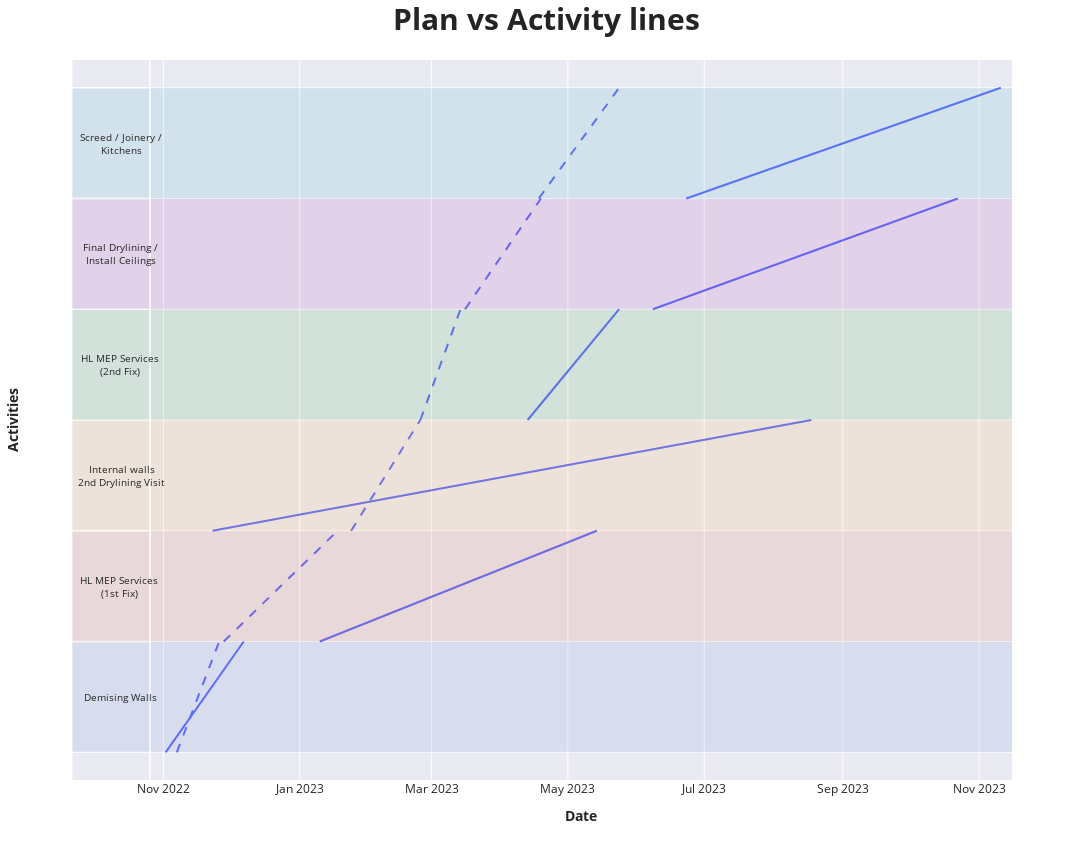

Notebook code for this chart:
### Code cell
plot_making(north_wp_dates[i], interest_floors_Dates_A[6*0:6*0+6])

### Figure 1 — Plotly figure (JSON) as saved in the notebook; plotly's stock layout.template omitted (floating-point values rounded to 4 significant figures)
{"data": [{"customdata": [["2022-11-07", "2022-11-25", "Demising Walls"], ["2022-11-07", "2022-11-25", "Demising Walls"], [null, null, null], ["2022-11-28", "2023-01-17", "HL MEP Services (1st Fix)"], ["2022-11-28", "2023-01-17", "HL MEP Services (1st Fix)"], [null, null, null], ["2023-01-24", "2023-02-23", "Internal walls 2nd Drylining Visit"], ["2023-01-24", "2023-02-23", "Internal walls 2nd Drylining Visit"], [null, null, null], ["2023-02-24", "2023-03-13", "HL MEP Services (2nd Fix)"], ["2023-02-24", "2023-03-13", "HL MEP Services (2nd Fix)"], [null, null, null], ["2023-03-16", "2023-04-18", "Final Drylining / Install Ceilings"], ["2023-03-16", "2023-04-18", "Final Drylining / Install Ceilings"], [null, null, null], ["2023-04-18", "2023-05-23", "Screed / Joinery / Kitchens"], ["2023-04-18", "2023-05-23", "Screed / Joinery / Kitchens"], [null, null, null]], "hovertemplate": "Initial Date: %{customdata[0]}<br>Final Date: %{customdata[1]}<br>Activity: %{customdata[2]}", "legendgroup": "", "line": {"color": "#636efa", "dash": "dash"}, "marker": {"symbol": "circle"}, "mode": "lines", "name": "", "orientation": "v", "showlegend": false, "type": "scatter", "x": ["2022-11-07T00:00:00", "2022-11-25T23:00:00", null, "2022-11-28T00:00:00", "2023-01-17T23:00:00", null, "2023-01-24T00:00:00", "2023-02-23T23:00:00", null, "2023-02-24T00:00:00", "2023-03-13T23:00:00", null, "2023-03-16T00:00:00", "2023-04-18T23:00:00", null, "2023-04-18T00:00:00", "2023-05-23T23:00:00", null], "xaxis": "x", "y": [0, 1, null, 1, 2, null, 2, 3, null, 3, 4, null, 4, 5, null, 5, 6, null], "yaxis": "y"}, {"customdata": [["2022-11-02", "2022-12-06", "Demising Walls"], ["2022-11-02", "2022-12-06", "Demising Walls"], [null, null, null], ["2023-01-10", "2023-05-13", "HL MEP Services (1st Fix)"], ["2023-01-10", "2023-05-13", "HL MEP Services (1st Fix)"], [null, null, null], ["2022-11-23", "2023-08-17", "Internal walls 2nd Drylining Visit"], ["2022-11-23", "2023-08-17", "Internal walls 2nd Drylining Visit"], [null, null, null], ["2023-04-13", "2023-05-23", "HL MEP Services (2nd Fix)"], ["2023-04-13", "2023-05-23", "HL MEP Services (2nd Fix)"], [null, null, null], ["2023-06-08", "2023-10-22 (Projected)", "Final Drylining / Install Ceilings"], ["2023-06-08", "2023-10-22 (Projected)", "Final Drylining / Install Ceilings"], [null, null, null], ["2023-06-23", "2023-11-10 (Projected)", "Screed / Joinery / Kitchens"], ["2023-06-23", "2023-11-10 (Projected)", "Screed / Joinery / Kitchens"], [null, null, null]], "hovertemplate": "Initial Date: %{customdata[0]}<br>Final Date: %{customdata[1]}<br>Activity: %{customdata[2]}", "legendgroup": "", "line": {"color": "#636efa", "dash": "solid"}, "marker": {"symbol": "circle"}, "mode": "lines", "name": "", "orientation": "v", "showlegend": false, "type": "scatter", "x": ["2022-11-02T00:00:00", "2022-12-06T23:00:00", null, "2023-01-10T00:00:00", "2023-05-13T23:00:00", null, "2022-11-23T00:00:00", "2023-08-17T23:00:00", null, "2023-04-13T00:00:00", "2023-05-23T23:00:00", null, "2023-06-08T00:00:00", "2023-10-22T12:07:58.549849", null, "2023-06-23T00:00:00", "2023-11-10T17:52:24.827586", null], "xaxis": "x", "y": [0, 1, null, 1, 2, null, 2, 3, null, 3, 4, null, 4, 5, null, 5, 6, null], "yaxis": "y"}], "layout": {"annotations": [{"font": {"size": 10}, "showarrow": false, "text": "Demising Walls", "x": -0.079, "xref": "paper", "y": 0.5, "yref": "y"}, {"font": {"size": 10}, "showarrow": false, "text": "HL MEP Services<br>(1st Fix)", "x": -0.083, "xref": "paper", "y": 1.5, "yref": "y"}, {"font": {"size": 10}, "showarrow": false, "text": "Internal walls<br>2nd Drylining Visit", "x": -0.086, "xref": "paper", "y": 2.5, "yref": "y"}, {"font": {"size": 10}, "showarrow": false, "text": "HL MEP Services<br>(2nd Fix)", "x": -0.082, "xref": "paper", "y": 3.5, "yref": "y"}, {"font": {"size": 10}, "showarrow": false, "text": "Final Drylining /<br>Install Ceilings", "x": -0.08, "xref": "paper", "y": 4.5, "yref": "y"}, {"font": {"size": 10}, "showarrow": false, "text": "Screed / Joinery /<br>Kitchens", "x": -0.084, "xref": "paper", "y": 5.5, "yref": "y"}], "height": 860, "legend": {"tracegroupgap": 0}, "margin": {"t": 60}, "shapes": [{"fillcolor": "#eaeaf2", "opacity": 1, "type": "rect", "x0": -0.09, "x1": 0, "xref": "paper", "y0": 0, "y1": 1, "yref": "paper"}, {"line": {"color": "#ffffff", "width": 1.5}, "opacity": 1, "type": "line", "x0": -0.09, "x1": 0, "xref": "paper", "y0": 0, "y1": 0, "yref": "y"}, {"fillcolor": "#3366CC", "opacity": 0.1, "type": "rect", "x0": -0.09, "x1": 1, "xref": "paper", "y0": 0, "y1": 1, "yref": "y"}, {"line": {"color": "#ffffff", "width": 1.5}, "opacity": 1, "type": "line", "x0": -0.09, "x1": 0, "xref": "paper", "y0": 1, "y1": 1, "yref": "y"}, {"fillcolor": "#DC3912", "opacity": 0.1, "type": "rect", "x0": -0.09, "x1": 1, "xref": "paper", "y0": 1, "y1": 2, "yref": "y"}, {"line": {"color": "#ffffff", "width": 1.5}, "opacity": 1, "type": "line", "x0": -0.09, "x1": 0, "xref": "paper", "y0": 2, "y1": 2, "yref": "y"}, {"fillcolor": "#FF9900", "opacity": 0.1, "type": "rect", "x0": -0.09, "x1": 1, "xref": "paper", "y0": 2, "y1": 3, "yref": "y"}, {"line": {"color": "#ffffff", "width": 1.5}, "opacity": 1, "type": "line", "x0": -0.09, "x1": 0, "xref": "paper", "y0": 3, "y1": 3, "yref": "y"}, {"fillcolor": "#109618", "opacity": 0.1, "type": "rect", "x0": -0.09, "x1": 1, "xref": "paper", "y0": 3, "y1": 4, "yref": "y"}, {"line": {"color": "#ffffff", "width": 1.5}, "opacity": 1, "type": "line", "x0": -0.09, "x1": 0, "xref": "paper", "y0": 4, "y1": 4, "yref": "y"}, {"fillcolor": "#990099", "opacity": 0.1, "type": "rect", "x0": -0.09, "x1": 1, "xref": "paper", "y0": 4, "y1": 5, "yref": "y"}, {"line": {"color": "#ffffff", "width": 1.5}, "opacity": 1, "type": "line", "x0": -0.09, "x1": 0, "xref": "paper", "y0": 5, "y1": 5, "yref": "y"}, {"fillcolor": "#0099C6", "opacity": 0.1, "type": "rect", "x0": -0.09, "x1": 1, "xref": "paper", "y0": 5, "y1": 6, "yref": "y"}, {"line": {"color": "#ffffff", "width": 1.5}, "opacity": 1, "type": "line", "x0": -0.09, "x1": 0, "xref": "paper", "y0": 6, "y1": 6, "yref": "y"}, {"line": {"color": "#ffffff", "width": 1.5}, "opacity": 1, "type": "line", "x0": 0, "x1": 0, "xref": "paper", "y0": 0, "y1": 1, "yref": "paper"}], "title": {"font": {"size": 30}, "text": "<b>Plan vs Activity lines<b>"}, "width": 1403, "xaxis": {"anchor": "y", "domain": [0, 1], "range": ["2022-10-26", "2023-11-15T17:52:24.827586"], "title": {"text": "<b>Date<b>"}}, "yaxis": {"anchor": "x", "domain": [0, 1], "range": [-0.25, 6.25], "title": {"standoff": 120, "text": "<b>Activities<b>"}}}}
